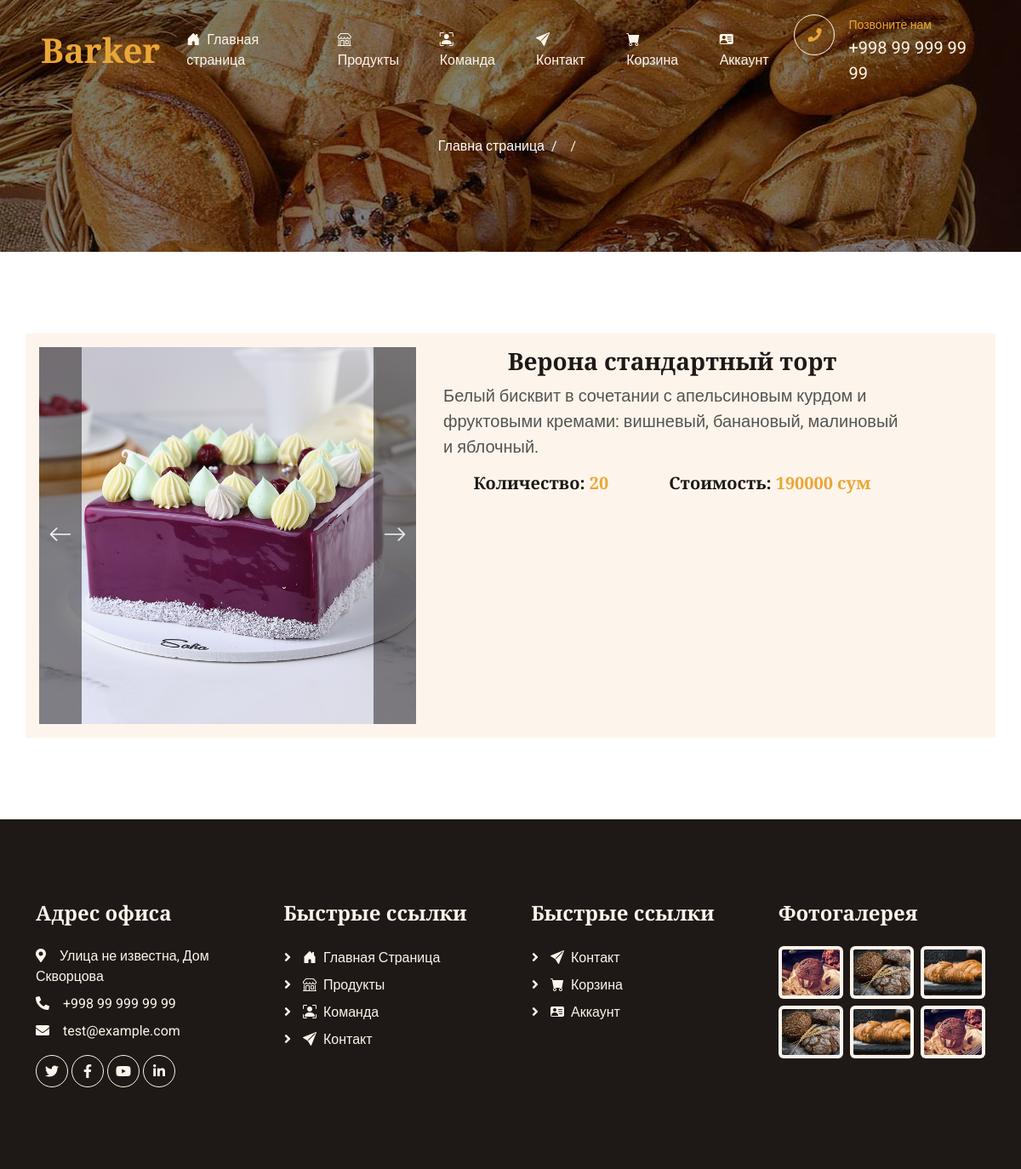
The page /product/detail/verona-standartnyj-tort/ on the database its author committed.
### pages/models.py (models this page shows, shortened)
class ProductGallery(models.Model):
    product = models.ForeignKey(Products, on_delete=models.CASCADE, related_name='product_image')
    image = models.ImageField(upload_to=f'image/product/', blank=True, null=True)

class Products(models.Model):
    title = models.CharField(max_length=255, verbose_name='Заголовок')
    price = models.IntegerField(default=0, verbose_name='Стоимость')
    category = models.ForeignKey(Categories, on_delete=models.CASCADE, verbose_name='Категория')
    description = models.TextField(verbose_name='Описание на детальную страницу')
    quantity = models.IntegerField(default=0, verbose_name='Количество')
    slug = models.SlugField(max_length=255, verbose_name='ссылка до продукта')
    def get_list_image(self):
        try:
            photo = self.product_image.all()
            return photo
        except:
            return '-'
    class Meta:
        ordering = ['pk']
        verbose_name = 'Продукт'
        verbose_name_plural = 'Продукты'

### pages/views.py (the view)
# urls.py: path('product/detail/<slug:slug_path>/', views.detail_view, name='detail_path')
def detail_view(request, slug_path):
    product = get_object_or_404(Products, slug=slug_path)
    context = {
        'product': product
    }
    return render(request, 'pages/detail.html', context)

### pages/templatetags/pages_simple_tag.py (called while the page is built)
def translator_text(text):
    connect_trans = Translator()
    return connect_trans.translate(text, dest='ru').text

@register.simple_tag()
def get_path_page(path):
    list_text_in_path = list(filter(lambda t: len(t) > 0, str(path).split('/')))
    if '-' in list_text_in_path[::-1][0]:
        trash_obj = list_text_in_path[::-1][0]
        list_text_in_path.remove(trash_obj)
    content = list(map(translator_text, list_text_in_path))
    content.insert(0, 'Главна страница')
    return [word.capitalize for word in content]

### pages/templates/pages/detail.html (shortened to what this page needs)
{% extends 'base.html' %}
{% block content %}
{% include 'pages_component/_header.html' %}
<div class="container bg-light">
    <div class="row">
        <div class="col-5 p-3">
            <div id="carouselExample" class="carousel slide">
                <div class="carousel-inner">
                    {% for photo in product.get_list_image.all %}
                    {% if forloop.counter == 1 %}
                    <div class="carousel-item active">
                        <img src="{{ photo.image.url }}" class="d-block w-100" alt="...">
                    </div>
                    {% else %}
                    <div class="carousel-item">
                        <img src="{{ photo.image.url }}" class="d-block w-100" alt="...">
                    </div>
                    {% endif %}
                    {% endfor %}
                </div>
                <button class="carousel-control-prev bg-dark" style="width: 50px" type="button"
                        data-bs-target="#carouselExample"
                        data-bs-slide="prev">
                    <i class="bi bi-arrow-left fs-3"></i>
                </button>
                <button class="carousel-control-next bg-dark" style="width: 50px" type="button"
                        data-bs-target="#carouselExample"
                        data-bs-slide="next">
                    <i class="bi bi-arrow-right fs-3"></i>
                </button>
            </div>
        </div>
        <div class="col-6 p-3">
            <div class="text-center">
                <h3>{{ product.title }}</h3>
            </div>
            <p class="fs-5">
                {{ product.description }}
            </p>
            <div class="d-flex justify-content-around">
                <h5>Количество: <span style="color: #EAA636;">{{ product.quantity }}</span></h5>
                <h5>Стоимость: <span style="color: #EAA636;">{{ product.price }} сум</span></h5>
            </div>
        </div>
    </div>
</div>
{% endblock content %}

### static/css/style.css (style rules this page uses)
:root { --primary: #EAA636; --secondary: #545454; --light: #FDF5EB; --dark: #1E1916; }
h4, h5, h6, .h4, .h5, .h6 { font-weight: 600 !important; }

### rows shown on the page
ProductGallery: image (picture)
Products: title "Верона стандартный торт", description "Белый бисквит в сочетании с апельсиновым курдом и фруктовыми кремами: вишневый, банановый, малиновый и яблочный.", quantity "20", price "190000"

### other values the page prints
{{ p }} "Главна страница"
